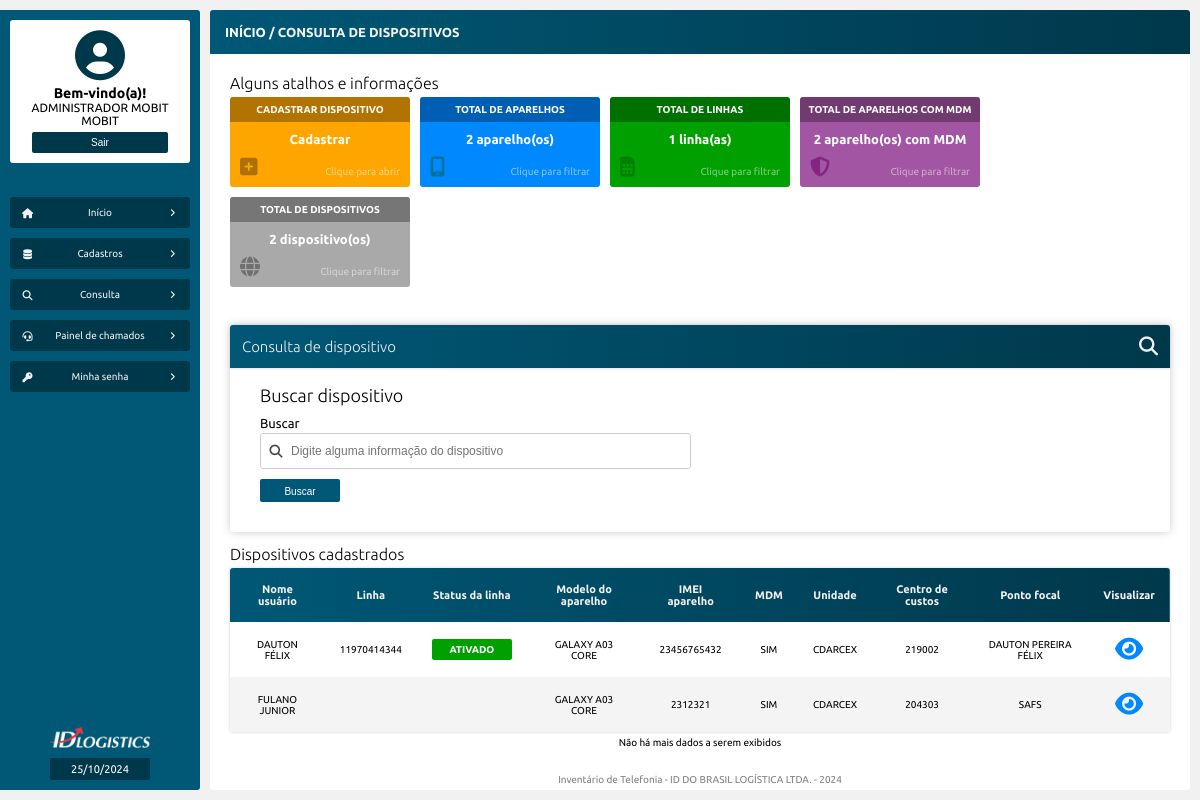
The app's page /consulta_dispositivos.php (signed in), older data.
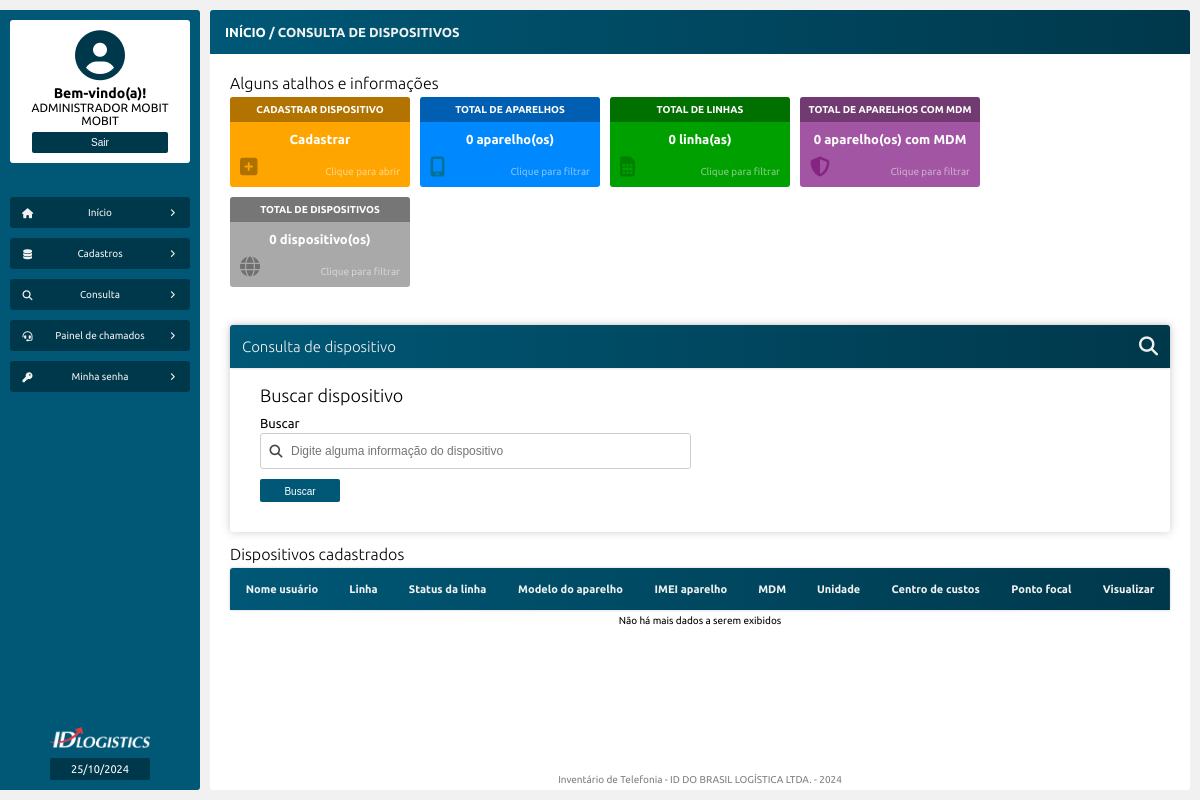
The same page, newer data.
### tables this page shows
CREATE TABLE `tb_dispositivos` (
  `id` int NOT NULL AUTO_INCREMENT,
  `possui_linha` varchar(45) DEFAULT NULL,
  `linha` varchar(100) DEFAULT NULL,
  `operadora` varchar(100) DEFAULT NULL,
  `servico` varchar(100) DEFAULT NULL,
  `perfil` varchar(100) DEFAULT NULL,
  `status` varchar(100) DEFAULT NULL,
  `data_ativacao` varchar(100) DEFAULT NULL,
  `sim_card` varchar(100) DEFAULT NULL,
  `possui_aparelho` varchar(45) DEFAULT NULL,
  `marca_aparelho` varchar(100) DEFAULT NULL,
  `modelo_aparelho` varchar(100) DEFAULT NULL,
  `imei_aparelho` varchar(100) DEFAULT NULL,
  `gestao_mdm` varchar(100) DEFAULT NULL,
  `unidade` varchar(100) DEFAULT NULL,
  `centro_custo` varchar(100) DEFAULT NULL,
  `uf` varchar(10) DEFAULT NULL,
  `canal` varchar(100) DEFAULT NULL,
  `ponto_focal` varchar(100) DEFAULT NULL,
  `gestor` varchar(100) DEFAULT NULL,
  `possui_usuario` varchar(45) DEFAULT NULL,
  `nome` varchar(100) DEFAULT NULL,
  `matricula` varchar(100) DEFAULT NULL,
  `email` varchar(100) DEFAULT NULL,
  `funcao` varchar(100) DEFAULT NULL,
  PRIMARY KEY (`id`),
  FULLTEXT KEY `linha` (`linha`,`operadora`,`servico`,`perfil`,`status`,`sim_card`,`marca_aparelho`,`modelo_aparelho`,`imei_aparelho`,`unidade`,`centro_custo`,`uf`,`ponto_focal`,`gestor`,`nome`,`matricula`),
  FULLTEXT KEY `busca` (`linha`,`operadora`,`servico`,`perfil`,`marca_aparelho`,`modelo_aparelho`,`imei_aparelho`,`unidade`,`centro_custo`,`canal`,`ponto_focal`,`gestor`,`nome`,`matricula`,`email`,`funcao`)
);

### src/model/Telefonia.php (called while the page is built, shortened)
<?php
class Telefonia
{
    private PDO $pdo;
    public function __construct(PDO $pdo)
    {
        $this->pdo = $pdo;
    }
    public function exibeDispositivos(): array
    {
        $sql = "SELECT * FROM tb_dispositivos";
        $stmt = $this->pdo->prepare($sql);
        $stmt->execute();
        $resultado = $stmt->fetchAll(PDO::FETCH_ASSOC);
        return $resultado;
    }
}

### consulta_dispositivos.php (the view, shortened to what the rows shown need)
<?php
require_once "src/config/conexao_bd.php";
if(empty($_SERVER['QUERY_STRING']) || $_SERVER['QUERY_STRING'] === 'busca=' || !str_starts_with($_SERVER['QUERY_STRING'], 'busca=')) {
    $titulo_tabela_filtrada = "Dispositivos cadastrados";
    $dispositivo = new Telefonia($pdo);
    $exibeDispositivos = $dispositivo->exibeDispositivos();
}
elseif (($_SERVER['QUERY_STRING'] ?? '') === 'linhas') {
    $titulo_tabela_filtrada = "Linhas cadastradas";
    $dispositivo = new Telefonia($pdo);
    $exibeDispositivos = $dispositivo->exibeLinhas();
} elseif(($_SERVER['QUERY_STRING'] ?? '') === 'aparelhos') {
    $titulo_tabela_filtrada = "Aparelhos cadastrados";
    $dispositivo = new Telefonia($pdo);
    $exibeDispositivos = $dispositivo->exibeAparelhos();
} elseif(($_SERVER['QUERY_STRING'] ?? '') === 'mdm') {
    $titulo_tabela_filtrada = "Aparelhos com MDM";
    $dispositivo = new Telefonia($pdo);
    $exibeDispositivos = $dispositivo->exibeComMDM();
} elseif(($_SERVER['QUERY_STRING'] ?? '') !== 'mdm' && ($_SERVER['QUERY_STRING'] ?? '') !== 'linha' && ($_SERVER['QUERY_STRING'] ?? '') !== 'aparelho' && ($_SERVER['QUERY_STRING'] ?? '') !== '') {
    $titulo_tabela_filtrada = 'Resultado da busca';
    $dispositivo = new Telefonia($pdo);
    $exibeDispositivos = $dispositivo->buscaDispositivo($_GET['busca']);
}
?>
<!DOCTYPE html>
<html>
<head>
    <?php
    require_once "src/views/layout/head.php";
    ?>
</head>
<body>
    <main class="corpo">
        <section class="principal">
            <article class="conteudo">
                <section class="conteudo-center">
                    <article class="conteudo-center-boxs">
                        <div class="conteudo-center-box-01">
                            <h1>Alguns atalhos e informações</h1>
                        </div>
                        <div>
                            <form method="get" action="consulta_dispositivos.php">
                                <header id="form-cabecalho">
                                    <h1>Consulta de dispositivo</h1>
                                </header>
                                <h2>Buscar dispositivo</h2>
                            </form>
                        </div>
                        <div>
                            <h1><?= $titulo_tabela_filtrada ?></h1>
                            <table>
                                <thead>
                                    <tr>
                                        <td>Nome usuário</td>
                                        <td>Linha</td>
                                        <td>Status da linha</td>
                                        <td>Modelo do aparelho</td>
                                        <td>IMEI aparelho</td>
                                        <td>MDM</td>
                                        <td>Unidade</td>
                                        <td>Centro de custos</td>
                                        <td>Ponto focal</td>
                                        <td>Visualizar</td>
                                    </tr>
                                </thead>
                                <tbody>
                                    <?php foreach($exibeDispositivos as $dispositivo) : ?>
                                    <tr>
                                        <td><?= htmlentities($dispositivo['nome']) ?></td>
                                        <td><?= htmlentities($dispositivo['linha']) ?></td>
                                        <td id="Status"><p><?= htmlentities($dispositivo['status']) ?></p></td>
                                        <td><?= htmlentities($dispositivo['modelo_aparelho']) ?></td>
                                        <td><?= htmlentities($dispositivo['imei_aparelho']) ?></td>
                                        <td><?= htmlentities($dispositivo['gestao_mdm']) ?></td>
                                        <td><?= htmlentities($dispositivo['unidade']) ?></td>
                                        <td><?= htmlentities($dispositivo['centro_custo']) ?></td>
                                        <td><?= htmlentities($dispositivo['ponto_focal']) ?></td>
                                        <td id="status">
                                            <a href="visualiza_dispositivo.php?id=<?= $dispositivo['id'] ?>"><i class="fa-solid fa-eye"></i></a>
                                        </td>
                                    </tr>
                                    <?php endforeach ?>
                                </tbody>
                            </table>
                        </div>
                    </article>
                </section>
            </article>
        </section>
    </main>
</body>
</html>

Row changes from the older to the newer data that the page shows:
removed tb_dispositivos: nome "DAUTON FÉLIX", linha "11970414344", status "ATIVADO", modelo_aparelho "GALAXY A03 CORE", imei_aparelho "23456765432", gestao_mdm "SIM", unidade "CDARCEX", centro_custo "219002", ponto_focal "DAUTON PEREIRA FÉLIX"
removed tb_dispositivos: nome "FULANO JUNIOR", modelo_aparelho "GALAXY A03 CORE", imei_aparelho "2312321", gestao_mdm "SIM", unidade "CDARCEX", centro_custo "204303", ponto_focal "SAFS"
Text that changed along with them:
$totalAparelhos: "2" → "0"
$totalLinhas: "1" → "0"
$totalMDM: "2" → "0"
$totaldispositivos: "2" → "0"
